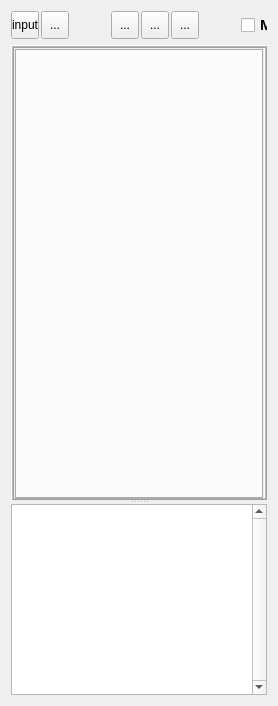
  <widget class="QWidget" name="centralwidget">
   <layout class="QVBoxLayout" name="verticalLayout_2">
    <item>
     <widget class="QFrame" name="frame">
      <property name="minimumSize">
       <size>
        <width>0</width>
        <height>28</height>
       </size>
      </property>
      <property name="maximumSize">
       <size>
        <width>16777215</width>
        <height>28</height>
       </size>
      </property>
      <property name="frameShape">
       <enum>QFrame::NoFrame</enum>
      </property>
      <property name="frameShadow">
       <enum>QFrame::Raised</enum>
      </property>
      <widget class="QToolButton" name="btnInput">
       <property name="geometry">
        <rect>
         <x>0</x>
         <y>0</y>
         <width>28</width>
         <height>28</height>
        </rect>
       </property>
       <property name="focusPolicy">
        <enum>Qt::TabFocus</enum>
       </property>
       <property name="toolTip">
        <string>Left Dock</string>
       </property>
       <property name="layoutDirection">
        <enum>Qt::LeftToRight</enum>
       </property>
       <property name="text">
        <string>input</string>
       </property>
       <property name="icon">
        <iconset resource="ResourceFiles/icons.qrc">
         <normaloff>:/newPrefix/images/input.png</normaloff>:/newPrefix/images/input.png</iconset>
       </property>
       <property name="iconSize">
        <size>
         <width>18</width>
         <height>18</height>
        </size>
       </property>
      </widget>
      <widget class="QToolButton" name="btnOutput">
       <property name="geometry">
        <rect>
         <x>30</x>
         <y>0</y>
         <width>28</width>
         <height>28</height>
        </rect>
       </property>
       <property name="focusPolicy">
        <enum>Qt::TabFocus</enum>
       </property>
       <property name="toolTip">
        <string>Right Dock</string>
       </property>
       <property name="text">
        <string>...</string>
       </property>
       <property name="icon">
        <iconset resource="ResourceFiles/icons.qrc">
         <normaloff>:/newPrefix/images/output.png</normaloff>:/newPrefix/images/output.png</iconset>
       </property>
       <property name="iconSize">
        <size>
         <width>18</width>
         <height>18</height>
        </size>
       </property>
      </widget>
      <widget class="QToolButton" name="btnTop">
       <property name="geometry">
        <rect>
         <x>160</x>
         <y>0</y>
         <width>28</width>
         <height>28</height>
        </rect>
       </property>
       <property name="focusPolicy">
        <enum>Qt::TabFocus</enum>
       </property>
       <property name="toolTip">
        <string>Top View</string>
       </property>
       <property name="text">
        <string>...</string>
       </property>
       <property name="icon">
        <iconset resource="ResourceFiles/icons.qrc">
         <normaloff>:/newPrefix/images/X-Y.png</normaloff>:/newPrefix/images/X-Y.png</iconset>
       </property>
       <property name="iconSize">
        <size>
         <width>22</width>
         <height>22</height>
        </size>
       </property>
      </widget>
      <widget class="QToolButton" name="btnFront">
       <property name="geometry">
        <rect>
         <x>100</x>
         <y>0</y>
         <width>28</width>
         <height>28</height>
        </rect>
       </property>
       <property name="focusPolicy">
        <enum>Qt::TabFocus</enum>
       </property>
       <property name="toolTip">
        <string>Front View</string>
       </property>
       <property name="text">
        <string>...</string>
       </property>
       <property name="icon">
        <iconset resource="ResourceFiles/icons.qrc">
         <normaloff>:/newPrefix/images/Z-X.png</normaloff>:/newPrefix/images/Z-X.png</iconset>
       </property>
       <property name="iconSize">
        <size>
         <width>22</width>
         <height>22</height>
        </size>
       </property>
      </widget>
      <widget class="QToolButton" name="btnSide">
       <property name="geometry">
        <rect>
         <x>130</x>
         <y>0</y>
         <width>28</width>
         <height>28</height>
        </rect>
       </property>
       <property name="focusPolicy">
        <enum>Qt::TabFocus</enum>
       </property>
       <property name="toolTip">
        <string>Side View</string>
       </property>
       <property name="text">
        <string>...</string>
       </property>
       <property name="icon">
        <iconset resource="ResourceFiles/icons.qrc">
         <normaloff>:/newPrefix/images/Z-Y.png</normaloff>:/newPrefix/images/Z-Y.png</iconset>
       </property>
       <property name="iconSize">
        <size>
         <width>22</width>
         <height>22</height>
        </size>
       </property>
      </widget>
      <widget class="QCheckBox" name="btn3D">
       <property name="geometry">
        <rect>
         <x>230</x>
         <y>0</y>
         <width>90</width>
         <height>28</height>
        </rect>
       </property>
       <property name="font">
        <font>
         <family>Arial</family>
         <pointsize>11</pointsize>
         <weight>75</weight>
         <italic>false</italic>
         <bold>true</bold>
         <underline>false</underline>
         <strikeout>false</strikeout>
        </font>
       </property>
       <property name="focusPolicy">
        <enum>Qt::TabFocus</enum>
       </property>
       <property name="toolTip">
        <string>3D Model</string>
       </property>
       <property name="text">
        <string>Model</string>
       </property>
      </widget>
      <widget class="QCheckBox" name="chkBxBeam">
       <property name="geometry">
        <rect>
         <x>325</x>
         <y>0</y>
         <width>90</width>
         <height>29</height>
        </rect>
       </property>
       <property name="font">
        <font>
         <family>Arial</family>
         <pointsize>11</pointsize>
         <weight>75</weight>
         <bold>true</bold>
        </font>
       </property>
       <property name="focusPolicy">
        <enum>Qt::TabFocus</enum>
       </property>
       <property name="toolTip">
        <string>Beam only</string>
       </property>
       <property name="text">
        <string>Beam</string>
       </property>
      </widget>
      <widget class="QCheckBox" name="chkBxCol">
       <property name="geometry">
        <rect>
         <x>420</x>
         <y>0</y>
         <width>101</width>
         <height>29</height>
        </rect>
       </property>
       <property name="font">
        <font>
         <family>Arial</family>
         <pointsize>11</pointsize>
         <weight>75</weight>
         <bold>true</bold>
        </font>
       </property>
       <property name="focusPolicy">
        <enum>Qt::TabFocus</enum>
       </property>
       <property name="toolTip">
        <string>Column only</string>
       </property>
       <property name="text">
        <string>Column</string>
       </property>
      </widget>
      <widget class="QCheckBox" name="chkBxFinplate">
       <property name="geometry">
        <rect>
         <x>530</x>
         <y>0</y>
         <width>101</width>
         <height>29</height>
        </rect>
       </property>
       <property name="font">
        <font>
         <family>Arial</family>
         <pointsize>11</pointsize>
         <weight>75</weight>
         <bold>true</bold>
        </font>
       </property>
       <property name="focusPolicy">
        <enum>Qt::TabFocus</enum>
       </property>
       <property name="toolTip">
        <string>Finplate only</string>
       </property>
       <property name="text">
        <string>Finplate</string>
       </property>
      </widget>
     </widget>
    </item>
    <item>
     <widget class="QSplitter" name="splitter">
      <property name="orientation">
       <enum>Qt::Vertical</enum>
      </property>
      <widget class="QFrame" name="frame_2">
       <property name="minimumSize">
        <size>
         <width>0</width>
         <height>100</height>
        </size>
       </property>
       <property name="frameShape">
        <enum>QFrame::Box</enum>
       </property>
       <property name="frameShadow">
        <enum>QFrame::Raised</enum>
       </property>
       <property name="lineWidth">
        <number>1</number>
       </property>
       <property name="midLineWidth">
        <number>1</number>
       </property>
       <layout class="QVBoxLayout" name="verticalLayout">
        <property name="leftMargin">
         <number>1</number>
        </property>
        <property name="topMargin">
         <number>1</number>
        </property>
        <property name="rightMargin">
         <number>1</number>
        </property>
        <property name="bottomMargin">
         <number>1</number>
        </property>
        <item>
         <widget class="QTabWidget" name="mytabWidget">
          <property name="minimumSize">
           <size>
            <width>0</width>
            <height>450</height>
           </size>
          </property>
          <property name="font">
           <font>
            <pointsize>8</pointsize>
            <weight>75</weight>
            <italic>true</italic>
            <bold>true</bold>
           </font>
          </property>
          <property name="focusPolicy">
           <enum>Qt::NoFocus</enum>
          </property>
          <property name="styleSheet">
           <string notr="true">QTabBar::tab { height: 75px; width: 1px;  }</string>
          </property>
          <property name="tabPosition">
           <enum>QTabWidget::West</enum>
          </property>
          <property name="currentIndex">
           <number>-1</number>
          </property>
         </widget>
        </item>
       </layout>
      </widget>
      <widget class="QTextEdit" name="textEdit">
       <property name="minimumSize">
        <size>
         <width>0</width>
         <height>125</height>
        </size>
       </property>
       <property name="maximumSize">
        <size>
         <width>16777215</width>
         <height>16777215</height>
        </size>
       </property>
       <property name="verticalScrollBarPolicy">
        <enum>Qt::ScrollBarAlwaysOn</enum>
       </property>
       <property name="readOnly">
        <bool>true</bool>
       </property>
       <property name="overwriteMode">
        <bool>true</bool>
       </property>
      </widget>
     </widget>
    </item>
   </layout>
  </widget>
